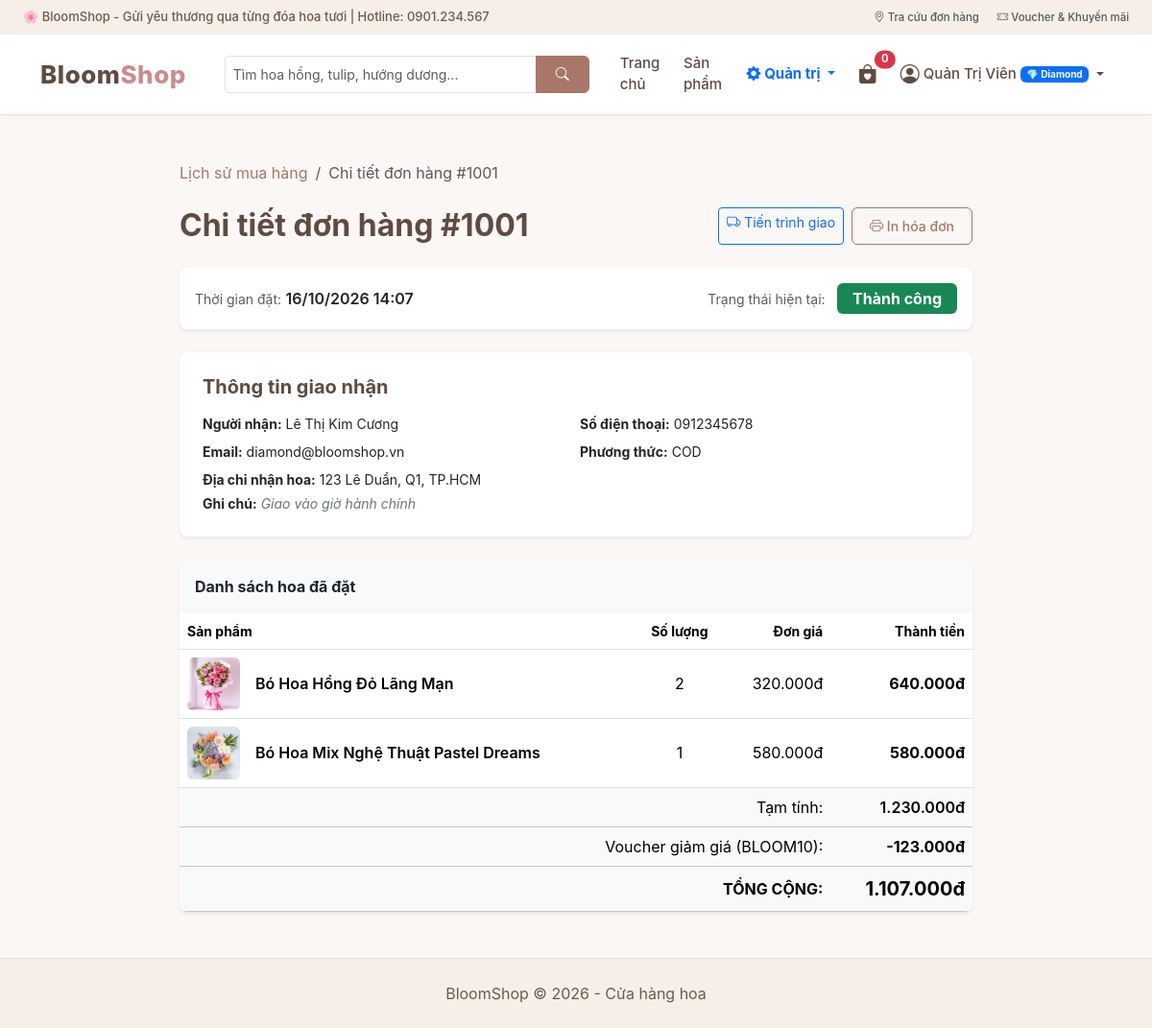
The app's page /controller/index.php?act=chitietdonhang&id=1001 (signed in) with its own data.
### tables this page shows
CREATE TABLE IF NOT EXISTS `donhang` (
  `id` INT AUTO_INCREMENT PRIMARY KEY,
  `user_id` INT DEFAULT NULL,
  `customer_name` VARCHAR(100) NOT NULL,
  `customer_email` VARCHAR(100) NOT NULL,
  `customer_phone` VARCHAR(20) NOT NULL,
  `customer_address` VARCHAR(255) NOT NULL,
  `note` TEXT DEFAULT NULL,
  `subtotal` DECIMAL(12,2) NOT NULL DEFAULT 0,
  `voucher_code` VARCHAR(50) DEFAULT NULL,
  `discount_amount` DECIMAL(12,2) DEFAULT 0,
  `total_price` DECIMAL(12,2) NOT NULL,
  `payment_method` VARCHAR(50) DEFAULT 'COD',
  `status` ENUM('cho_xac_nhan', 'xac_nhan', 'dang_giao', 'da_giao', 'thanh_cong', 'da_huy') DEFAULT 'cho_xac_nhan',
  `created_at` DATETIME DEFAULT CURRENT_TIMESTAMP,
  `updated_at` DATETIME DEFAULT CURRENT_TIMESTAMP ON UPDATE CURRENT_TIMESTAMP,
  FOREIGN KEY (`user_id`) REFERENCES `users`(`id`) ON DELETE SET NULL
);

CREATE TABLE IF NOT EXISTS `chitiet_donhang` (
  `id` INT AUTO_INCREMENT PRIMARY KEY,
  `order_id` INT NOT NULL,
  `product_id` INT DEFAULT NULL,
  `product_name` VARCHAR(255) NOT NULL,
  `product_image` VARCHAR(255) DEFAULT NULL,
  `price` DECIMAL(12,2) NOT NULL,
  `quantity` INT NOT NULL,
  `total` DECIMAL(12,2) NOT NULL,
  FOREIGN KEY (`order_id`) REFERENCES `donhang`(`id`) ON DELETE CASCADE
);

### model/xl_database.php (called while the page is built, shortened)
<?php
class xl_data extends database
{
    public function readitem($sql, $params = [])
    {
        $conn = $this->connection_database();
        $stmt = $conn->prepare($sql);
        $stmt->execute($params);
        return $stmt->fetchAll(PDO::FETCH_ASSOC);
    }
    public function readsingle($sql, $params = [])
    {
        $conn = $this->connection_database();
        $stmt = $conn->prepare($sql);
        $stmt->execute($params);
        $result = $stmt->fetch(PDO::FETCH_ASSOC);
        return $result ? $result : null;
    }
}

### view/chitietdonhang.php (the view, shortened to what this page needs)
<div class="container my-5" style="max-width: 850px;">
    <nav aria-label="breadcrumb" class="mb-4">
        <ol class="breadcrumb">
            <li class="breadcrumb-item"><a href="index.php?act=lichsudonhang">Lịch sử mua hàng</a></li>
            <li class="breadcrumb-item active">Chi tiết đơn hàng #<?= $order['id'] ?></li>
        </ol>
    </nav>
    <div class="d-flex justify-content-between align-items-center mb-4 flex-wrap gap-2">
        <h2 class="fw-bold mb-0" style="color: #604b41;">
            Chi tiết đơn hàng #<?= $order['id'] ?>
        </h2>
        <div class="d-flex gap-2">
            <a href="index.php?act=theodoigiaohang&id=<?= $order['id'] ?>" class="btn btn-outline-primary btn-sm">
                <i class="bi bi-truck"></i> Tiến trình giao
            </a>
            <a href="index.php?act=inhoadon&id=<?= $order['id'] ?>" target="_blank" class="btn btn-bloom-outline btn-sm">
                <i class="bi bi-printer"></i> In hóa đơn
            </a>
        </div>
    </div>
    <div class="card border-0 shadow-sm p-3 mb-4 bg-white rounded-3">
        <div class="d-flex justify-content-between align-items-center flex-wrap gap-2">
            <div>
                <span class="text-muted small">Thời gian đặt:</span>
                <span class="fw-semibold"><?= date('d/m/Y H:i', strtotime($order['created_at'])) ?></span>
            </div>
            <div>
                <span class="text-muted small me-2">Trạng thái hiện tại:</span>
                <?php
                    $st = $order['status'];
                    $badge = 'bg-secondary'; $txt = $st;
                    if ($st == 'cho_xac_nhan') { $badge = 'bg-warning text-dark'; $txt = 'Chờ xác nhận'; }
                    elseif ($st == 'xac_nhan') { $badge = 'bg-info text-dark'; $txt = 'Đã xác nhận'; }
                    elseif ($st == 'dang_giao') { $badge = 'bg-primary'; $txt = 'Đang giao hàng'; }
                    elseif ($st == 'da_giao') { $badge = 'bg-info text-white'; $txt = 'Đã giao hàng'; }
                    elseif ($st == 'thanh_cong') { $badge = 'bg-success'; $txt = 'Thành công'; }
                    elseif ($st == 'da_huy') { $badge = 'bg-danger'; $txt = 'Đã hủy'; }
                ?>
                <span class="badge <?= $badge ?> px-3 py-2 fs-6"><?= $txt ?></span>
            </div>
        </div>
    </div>
    <div class="card border-0 shadow-sm p-4 mb-4 bg-white rounded-3">
        <h5 class="fw-bold mb-3" style="color: #604b41;">Thông tin giao nhận</h5>
        <div class="row g-2 small">
            <div class="col-sm-6"><strong>Người nhận:</strong> <?= htmlspecialchars($order['customer_name']) ?></div>
            <div class="col-sm-6"><strong>Số điện thoại:</strong> <?= htmlspecialchars($order['customer_phone']) ?></div>
            <div class="col-sm-6"><strong>Email:</strong> <?= htmlspecialchars($order['customer_email']) ?></div>
            <div class="col-sm-6"><strong>Phương thức:</strong> <?= htmlspecialchars($order['payment_method']) ?></div>
            <div class="col-12"><strong>Địa chỉ nhận hoa:</strong> <?= htmlspecialchars($order['customer_address']) ?></div>
            <?php if (!empty($order['note'])) { ?>
                <div class="col-12 mt-1"><strong>Ghi chú:</strong> <em class="text-secondary"><?= htmlspecialchars($order['note']) ?></em></div>
            <?php } ?>
        </div>
    </div>
    <div class="card border-0 shadow-sm rounded-3 overflow-hidden bg-white mb-4">
        <div class="p-3 bg-light fw-bold">Danh sách hoa đã đặt</div>
        <div class="table-responsive">
            <table class="table align-middle mb-0">
                <thead class="small text-muted">
                    <tr>
                        <th>Sản phẩm</th>
                        <th class="text-center">Số lượng</th>
                        <th class="text-end">Đơn giá</th>
                        <th class="text-end">Thành tiền</th>
                    </tr>
                </thead>
                <tbody>
                    <?php foreach ($order_items as $it) { ?>
                        <tr>
                            <td>
                                <div class="d-flex align-items-center gap-3">
                                    <?php if (!empty($it['product_image'])) { ?>
                                        <img src="/bloomshop/view/image/sanpham/<?= htmlspecialchars($it['product_image']) ?>" width="55" height="55" class="rounded object-fit-cover" alt="" onerror="this.src='/bloomshop/view/image/banner.jpg'">
                                    <?php } ?>
                                    <div class="fw-semibold"><?= htmlspecialchars($it['product_name']) ?></div>
                                </div>
                            </td>
                            <td class="text-center"><?= $it['quantity'] ?></td>
                            <td class="text-end"><?= number_format($it['price'], 0, ',', '.') ?>đ</td>
                            <td class="text-end fw-bold"><?= number_format($it['total'], 0, ',', '.') ?>đ</td>
                        </tr>
                    <?php } ?>
                </tbody>
                <tfoot class="table-light">
                    <tr>
                        <td colspan="3" class="text-end">Tạm tính:</td>
                        <td class="text-end fw-semibold"><?= number_format($order['subtotal'], 0, ',', '.') ?>đ</td>
                    </tr>
                    <?php if ($order['discount_amount'] > 0) { ?>
                        <tr class="text-success">
                            <td colspan="3" class="text-end">Voucher giảm giá (<?= htmlspecialchars($order['voucher_code']) ?>):</td>
                            <td class="text-end fw-bold">-<?= number_format($order['discount_amount'], 0, ',', '.') ?>đ</td>
                        </tr>
                    <?php } ?>
                    <tr>
                        <td colspan="3" class="text-end fs-6 fw-bold">TỔNG CỘNG:</td>
                        <td class="text-end fs-5 fw-bold price-text"><?= number_format($order['total_price'], 0, ',', '.') ?>đ</td>
                    </tr>
                </tfoot>
            </table>
        </div>
    </div>
</div>

### view/css/style.css (style rules this page uses)
:root { --bloom-primary: #a87768; --bloom-hover: #81594e; --bloom-dark: #604b41; --bloom-light: #faf7f5; --bloom-cream: #f5efe8; --bloom-accent: #c98d8d; --bloom-border: #ebdcd5; }
html { scroll-behavior: smooth; }
body { margin: 0; font-family: -apple-system, BlinkMacSystemFont, "Segoe UI", Roboto, "Helvetica Neue", Arial, sans-serif; background-color: var(--bloom-light); color: #4a3e3d; text-rendering: optimizeLegibility; -webkit-font-smoothing: antialiased; }
a { color: var(--bloom-primary); text-decoration: none; transition: color 0.2s ease; }
.table-responsive { -webkit-overflow-scrolling: touch; }
.btn-bloom-outline { border: 1px solid var(--bloom-primary); color: var(--bloom-primary); background: transparent; padding: 8px 18px; border-radius: 6px; font-weight: 500; transition: all 0.2s ease; }
.price-text { color: var(--bloom-primary); font-size: 16px; font-weight: 700; }

### records on screen
donhang: id "1001", created_at "16/10/2026 14:07", status "Thành công", customer_name "Lê Thị Kim Cương", customer_phone "0912345678", customer_email "diamond@bloomshop.vn", payment_method "COD", customer_address "123 Lê Duẩn, Q1, TP.HCM", note "Giao vào giờ hành chính", subtotal "1.230.000", voucher_code "BLOOM10", discount_amount "123.000", total_price "1.107.000"
chitiet_donhang: product_image (picture), product_name "Bó Hoa Hồng Đỏ Lãng Mạn", quantity "2", price "320.000", total "640.000"
chitiet_donhang: product_image (picture), product_name "Bó Hoa Mix Nghệ Thuật Pastel Dreams", quantity "1", price "580.000", total "580.000"

### other values on screen
$cart_count "0"
$_SESSION['name'] "Quản Trị Viên"
